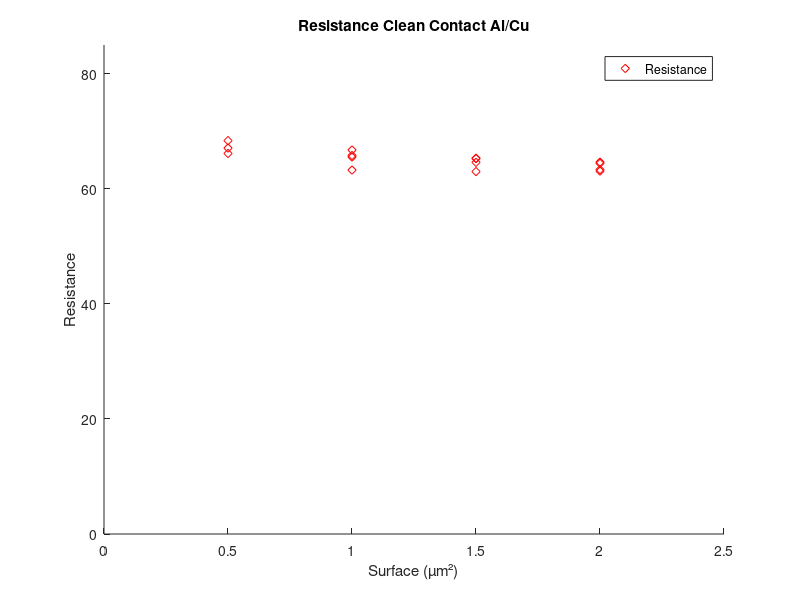

This figure's MATLAB source:
clear all
clc
close all
fclose('all')

name1=strcat('/home/Data/Aalto_Project/Mesures/test15/');

s=[0.5 0.5 0.5 0.5 0.5 1 1 1 1 1 1.5 1.5 1.5 1.5 1.5 2 2 2 2 2];
RClean=[63.34 63.08 64.42 64.64 1e5 65.32 64.6 63 65.26 1e5 63.259 65.52 66.75 65.79 1e5 68.3854 67.08 66.15 1e5 1e5];
RClean=fliplr(RClean);

%fit1=plotestinvert(name1);

figure(1)
hold on

p2=plot(s,RClean,'d');
set(p2,'Color','Red')
legend('Resistance')

xlabel('Surface (µm²)')
ylabel('Resistance')
title('Resistance Clean Contact Al/Cu')
axis([0 2.5 0 85])
